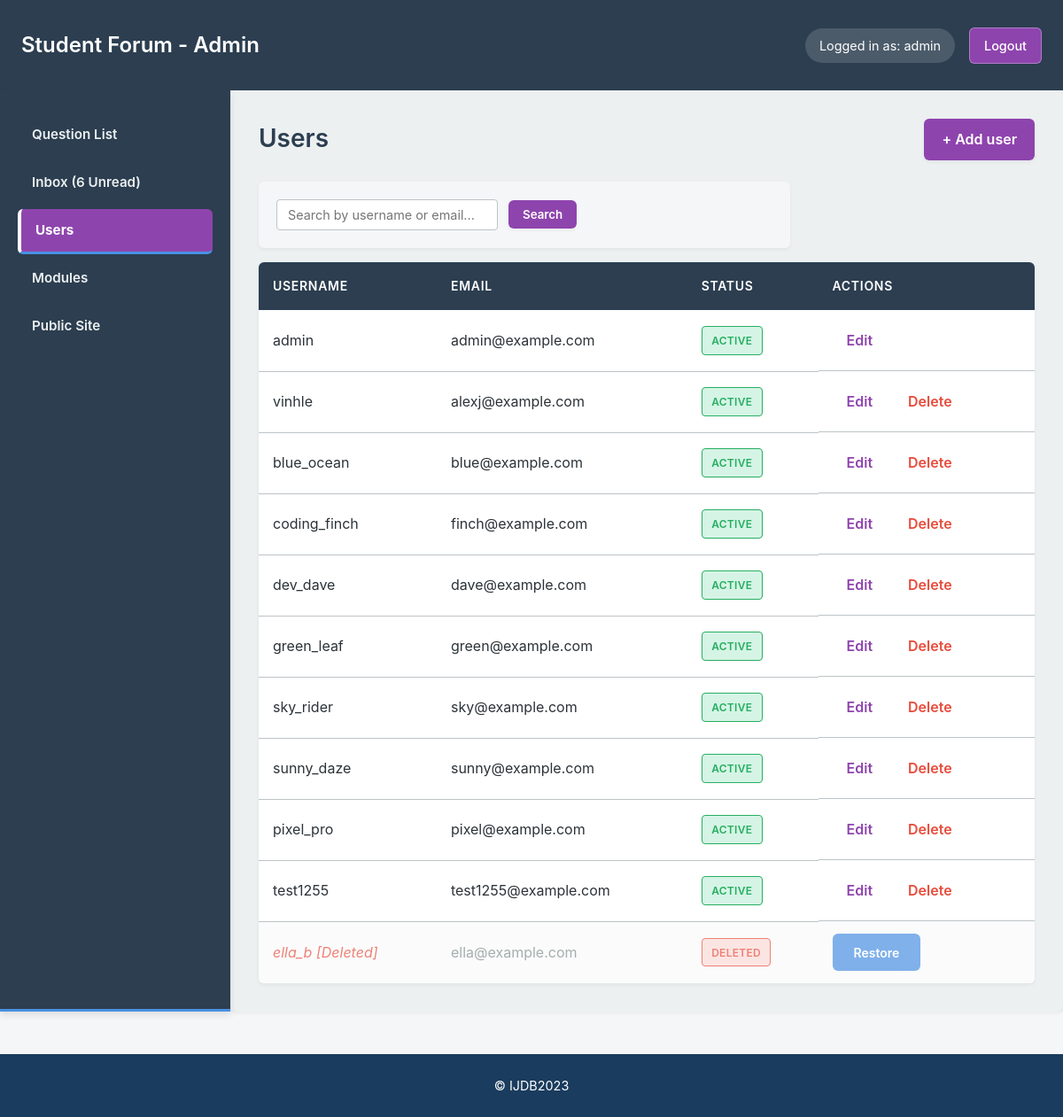
/admin/users.php (signed in), run on the app's committed database.
### tables this page shows
CREATE TABLE `user_account` (
  `user_id` int(11) NOT NULL,
  `username` varchar(100) NOT NULL,
  `email` varchar(255) NOT NULL,
  `password` varchar(255) NOT NULL,
  `status` varchar(50) NOT NULL DEFAULT 'active',
  `created_at` timestamp NOT NULL DEFAULT current_timestamp()
);

### admin/users.php (called while the page is built, shortened)
<?php
include FUNCTIONS_PATH . 'SessionFunctions.php';
include INCLUDES_PATH . 'DatabaseConnection.php';
include FUNCTIONS_PATH . 'DatabaseFunctions.php';
$searchTerm = isset($_GET['search']) ? trim($_GET['search']) : null;
if ($searchTerm) {
    $users = searchUsers($pdo, $searchTerm);
} else {
    $users = selectAll($pdo, 'user_account', true);
}
include ADMIN_TEMPLATES . 'users.html.php';
include ADMIN_TEMPLATES . 'layout.html.php';

### includes/functions/DatabaseFunctions.php (called while the page is built, shortened)
<?php
function query($pdo, $sql, $parameters = []) {
    $query = $pdo->prepare($sql);
    $query->execute($parameters);
    return $query;
}
function selectAll($pdo, $table, $includeDeleted = false) {
    $tables = ['user_account', 'module'];
    if ($includeDeleted) {
        $sql = "SELECT * FROM $table ORDER BY status ASC";
    } else {
        $sql = "SELECT * FROM $table WHERE status = 'active'";
    }
    $data = query($pdo, $sql);
    return $data->fetchAll();
}

### includes/functions/SessionFunctions.php (called while the page is built, shortened)
<?php
function getCurrentUserId() {
    return $_SESSION['user_id'] ?? null;
}

### templates/admin/users.html.php (the view, shortened to what this page needs)
<div class="admin-list">
    <div class="admin-list-header">
        <h2>Users</h2>
        <div>
            <a href="adduser.php" class="admin-action">+ Add user</a>
        </div>
    </div>
    <form method="get" class="filter-form admin-filters-horizontal" style="margin-bottom: 1rem;">
        <div class="filter-row">
            <input type="text" name="search" placeholder="Search by username or email..."
                   value="<?= htmlspecialchars($_GET['search'] ?? '', ENT_QUOTES, 'UTF-8') ?>">
            <button type="submit" class="admin-action">Search</button>
        </div>
    </form>
    <?php if (empty($users)): ?>
        <div class="empty-state-box">
            <?php if (!empty($searchTerm)): ?>
                <p>No users found matching '<?= htmlspecialchars($searchTerm, ENT_QUOTES, 'UTF-8') ?>'.</p>
            <?php else: ?>
                <p>No users found.</p>
            <?php endif; ?>
        </div>
    <?php else: ?>
    <table>
        <thead>
            <tr>
                <th>Username</th>
                <th>Email</th>
                <th>Status</th>
                <th>Actions</th>
            </tr>
        </thead>
        <tbody>
        <?php foreach ($users as $user): ?>
            <tr class="<?= ($user['status'] ?? 'active') === 'deleted' ? 'row-deleted' : '' ?>">
                <td>
                    <?php if (($user['status'] ?? 'active') === 'deleted'): ?>
                        <span class="deleted-name"><?=htmlspecialchars($user['username'], ENT_QUOTES, 'UTF-8')?> [Deleted]</span>
                    <?php else: ?>
                        <?=htmlspecialchars($user['username'], ENT_QUOTES, 'UTF-8')?>
                    <?php endif; ?>
                </td>
                <td>
                    <?=htmlspecialchars($user['email'], ENT_QUOTES, 'UTF-8')?>
                </td>
                <td>
                    <?php if (($user['status'] ?? 'active') === 'deleted'): ?>
                        <span class="status-badge status-deleted">Deleted</span>
                    <?php else: ?>
                        <span class="status-badge status-active">Active</span>
                    <?php endif; ?>
                </td>
                <td class="actions">
                    <?php if (($user['status'] ?? 'active') === 'deleted'): ?>
                        <form action="restoreuser.php" method="post" style="display:inline;">
                            <input type="submit" value="Restore" class="btn-restore">
                        </form>
                    <?php else: ?>
                        <a href="edituser.php?id=<?= (int)$user['user_id'] ?>" class="btn-link">Edit</a>
                        <?php if ($user['user_id'] !== getCurrentUserId()): ?>
                        <form action="deleteuser.php" method="post" class="confirm-delete">
                            <input type="submit" value="Delete">
                        </form>
                        <?php endif; ?>
                    <?php endif; ?>
                </td>
            </tr>
        <?php endforeach; ?>
        </tbody>
    </table>
    <?php endif; ?>
</div>

### templates/css/questions.css (style rules this page uses)
:root { --primary-brand: #1A3C5E; --accent-blue: #4A90E2; --page-bg: #F4F6F8; --content-bg: #FFFFFF; --text-primary: #2C3338; --text-secondary: #5A6C7D; --font-stack: -apple-system, BlinkMacSystemFont, "Segoe UI", Roboto, "Helvetica Neue", Arial, sans-serif; --line-height-base: 1.6; --shadow-subtle: 0 2px 4px rgba(0, 0, 0, 0.05); --shadow-medium: 0 4px 8px rgba(0, 0, 0, 0.1); --border-radius: 6px; --border-color: #E1E8ED; }
* { margin: 0; padding: 0; box-sizing: border-box; }
body { font-family: var(--font-stack); line-height: var(--line-height-base); background-color: var(--page-bg); color: var(--text-primary); }
h1, h2, h3 { color: var(--primary-brand); font-weight: 600; margin-bottom: 0.75em; }
h2 { font-size: 1.75rem; margin-top: 1em; }
form { overflow: auto; clear: both; display: block; }
input, select, textarea { display: block; width: 100%; max-width: 400px; margin-bottom: 1em; padding: 0.6rem 0.75rem; border: 1px solid var(--border-color); border-radius: var(--border-radius); font-family: var(--font-stack); font-size: 1rem; transition: border-color 0.2s ease; }
input[type="submit"], button { display: inline-block; width: auto; padding: 0.65rem 1.5rem; background-color: var(--accent-blue); color: white; border: none; border-radius: var(--border-radius); font-weight: 600; cursor: pointer; transition: background-color 0.2s ease; }
.filter-form { display: flex; flex-direction: column; gap: 1rem; margin: 1rem 0; padding: 1.25rem; background-color: var(--page-bg); border-radius: var(--border-radius); }
.filter-row { display: flex; align-items: center; gap: 1rem; flex-wrap: wrap; }
.filter-form select, .filter-form input[type="text"] { display: inline-block; width: auto; min-width: 150px; margin: 0; }
.filter-form button { margin: 0; }

### data on the page
user_account: username "admin", email "admin@example.com", status "ACTIVE"
user_account: username "vinhle", email "alexj@example.com", status "ACTIVE"
user_account: username "blue_ocean", email "blue@example.com", status "ACTIVE"
user_account: username "coding_finch", email "finch@example.com", status "ACTIVE"
user_account: username "dev_dave", email "dave@example.com", status "ACTIVE"
user_account: username "green_leaf", email "green@example.com", status "ACTIVE"
user_account: username "sky_rider", email "sky@example.com", status "ACTIVE"
user_account: username "sunny_daze", email "sunny@example.com", status "ACTIVE"
user_account: username "pixel_pro", email "pixel@example.com", status "ACTIVE"
user_account: username "test1255", email "test1255@example.com", status "ACTIVE"
user_account: username "ella_b", email "ella@example.com", status "DELETED"

### other printed values
$_SESSION['username'] "admin"
$unreadCount "6"
